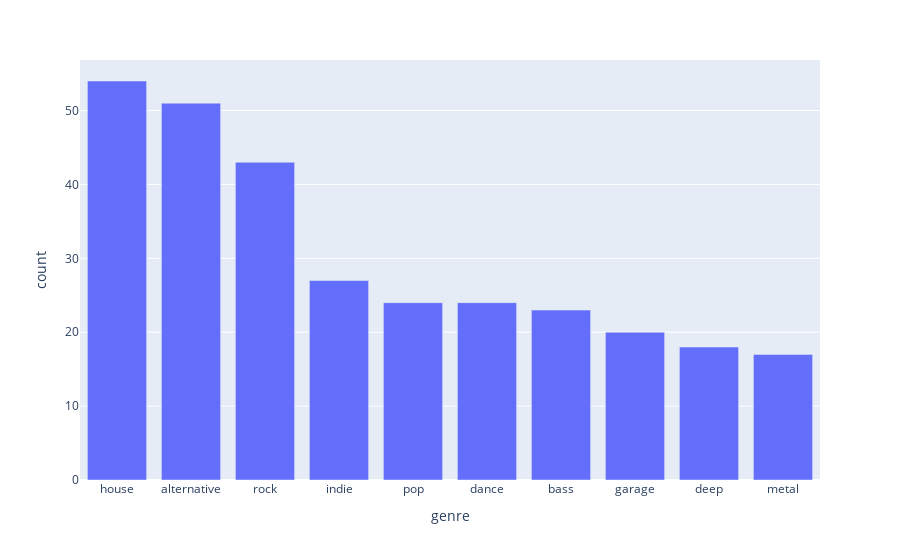

Write notebook code for a chart like this one.
### Code cell
fig = px.bar(df_uni, x='genre', y='count')
fig.show()

### Figure 1 — Plotly figure (JSON) as saved in the notebook; plotly's stock layout.template omitted (floating-point values rounded to 4 significant figures)
{"data": [{"alignmentgroup": "True", "hovertemplate": "genre=%{x}<br>count=%{y}<extra></extra>", "legendgroup": "", "marker": {"color": "#636efa"}, "name": "", "offsetgroup": "", "orientation": "v", "showlegend": false, "textposition": "auto", "type": "bar", "x": ["house", "alternative", "rock", "indie", "pop", "dance", "bass", "garage", "deep", "metal"], "xaxis": "x", "y": [54, 51, 43, 27, 24, 24, 23, 20, 18, 17], "yaxis": "y"}], "layout": {"barmode": "relative", "legend": {"tracegroupgap": 0}, "margin": {"t": 60}, "xaxis": {"anchor": "y", "domain": [0, 1], "title": {"text": "genre"}}, "yaxis": {"anchor": "x", "domain": [0, 1], "title": {"text": "count"}}}}
